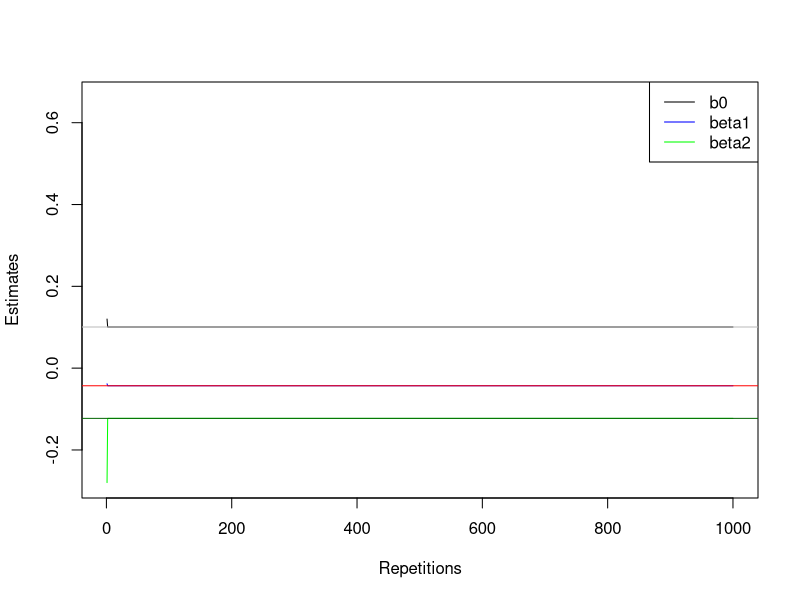

Generate this figure with R:
rm(list = ls())
set.seed(123)

# a
y <- rnorm(n = 100)
x1 <- rnorm(n = 100)
x2 <- rnorm(n = 100)

# b
beta1 <- 5

results <- matrix(data = NA, nrow = 1000, ncol = 4)
rownames(results) <- paste("Rep", 1:1000, sep = ".")
colnames(results) <- c("beta01", "beta02", "beta1", "beta2")

# e
for(i in 1:1000){
    
    # c
    a <- y - beta1*x1 
    beta2 <- lm(a ~ x2)$coef[2]
    beta02 <- lm(a ~ x2)$coef[1]
    
    # d
    a <- y - beta2*x2 
    beta1 <- lm(a ~ x1)$coef[2]
    beta01 <- lm(a ~ x1)$coef[1]
    
    results[i, ] <- c(beta01, beta02, beta1, beta2)
    
}
plot(x = 1:1000, y = results[, 1], type = "n", 
     xlab = "Repetitions", ylab = "Estimates",
     ylim = range(results))
lines(x = 1:1000, y = results[, 1], col = "black")
lines(x = 1:1000, y = results[, 3], col = "blue")
lines(x = 1:1000, y = results[, 4], col = "green")
legend(x = "topright", legend = c("b0", "beta1", "beta2"), 
       lty = 1, col = c("black", "blue", "green"))

# f
fit.lm <- lm(y ~ x1 + x2)
truth <- coef(fit.lm)
abline(h = truth[1], col = "grey")
abline(h = truth[2], col = "red")
abline(h = truth[3], col = "darkgreen")

# g
# 4









